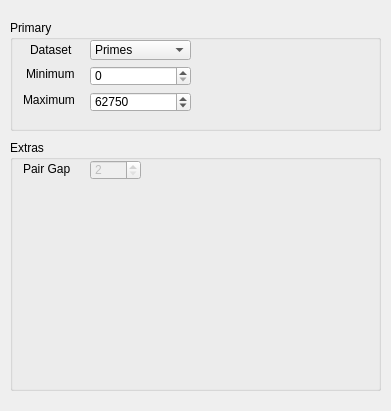
<?xml version="1.0" encoding="UTF-8"?>
<ui version="4.0">
 <class>FormWireframe</class>
 <widget class="QWidget" name="FormWireframe">
  <property name="geometry">
   <rect>
    <x>0</x>
    <y>0</y>
    <width>391</width>
    <height>411</height>
   </rect>
  </property>
  <property name="windowTitle">
   <string>Form</string>
  </property>
  <widget class="QGroupBox" name="groupBox">
   <property name="geometry">
    <rect>
     <x>10</x>
     <y>20</y>
     <width>371</width>
     <height>111</height>
    </rect>
   </property>
   <property name="title">
    <string>Primary</string>
   </property>
   <widget class="QSpinBox" name="max_">
    <property name="geometry">
     <rect>
      <x>80</x>
      <y>72</y>
      <width>101</width>
      <height>20</height>
     </rect>
    </property>
    <property name="maximum">
     <number>999999999</number>
    </property>
    <property name="value">
     <number>62750</number>
    </property>
   </widget>
   <widget class="QLabel" name="label">
    <property name="geometry">
     <rect>
      <x>20</x>
      <y>22</y>
      <width>50</width>
      <height>16</height>
     </rect>
    </property>
    <property name="text">
     <string>Dataset</string>
    </property>
   </widget>
   <widget class="QLabel" name="label_2">
    <property name="geometry">
     <rect>
      <x>16</x>
      <y>46</y>
      <width>54</width>
      <height>16</height>
     </rect>
    </property>
    <property name="text">
     <string>Minimum</string>
    </property>
   </widget>
   <widget class="QSpinBox" name="min_">
    <property name="geometry">
     <rect>
      <x>80</x>
      <y>46</y>
      <width>101</width>
      <height>20</height>
     </rect>
    </property>
    <property name="maximum">
     <number>999999999</number>
    </property>
   </widget>
   <widget class="QLabel" name="label_3">
    <property name="geometry">
     <rect>
      <x>13</x>
      <y>72</y>
      <width>57</width>
      <height>16</height>
     </rect>
    </property>
    <property name="text">
     <string>Maximum</string>
    </property>
   </widget>
   <widget class="QComboBox" name="dataset">
    <property name="geometry">
     <rect>
      <x>80</x>
      <y>20</y>
      <width>101</width>
      <height>20</height>
     </rect>
    </property>
    <property name="layoutDirection">
     <enum>Qt::LeftToRight</enum>
    </property>
    <item>
     <property name="text">
      <string>Primes</string>
     </property>
    </item>
    <item>
     <property name="text">
      <string>Prime Pairs</string>
     </property>
    </item>
   </widget>
  </widget>
  <widget class="QGroupBox" name="groupBox_2">
   <property name="geometry">
    <rect>
     <x>10</x>
     <y>140</y>
     <width>371</width>
     <height>251</height>
    </rect>
   </property>
   <property name="title">
    <string>Extras</string>
   </property>
   <widget class="QSpinBox" name="gap">
    <property name="enabled">
     <bool>false</bool>
    </property>
    <property name="geometry">
     <rect>
      <x>80</x>
      <y>20</y>
      <width>51</width>
      <height>20</height>
     </rect>
    </property>
    <property name="minimum">
     <number>2</number>
    </property>
    <property name="maximum">
     <number>100</number>
    </property>
    <property name="singleStep">
     <number>2</number>
    </property>
   </widget>
   <widget class="QLabel" name="label_4">
    <property name="geometry">
     <rect>
      <x>13</x>
      <y>22</y>
      <width>57</width>
      <height>14</height>
     </rect>
    </property>
    <property name="text">
     <string>Pair Gap</string>
    </property>
   </widget>
  </widget>
 </widget>
 <resources/>
 <connections/>
 <slots>
  <slot>primeg()</slot>
 </slots>
</ui>
